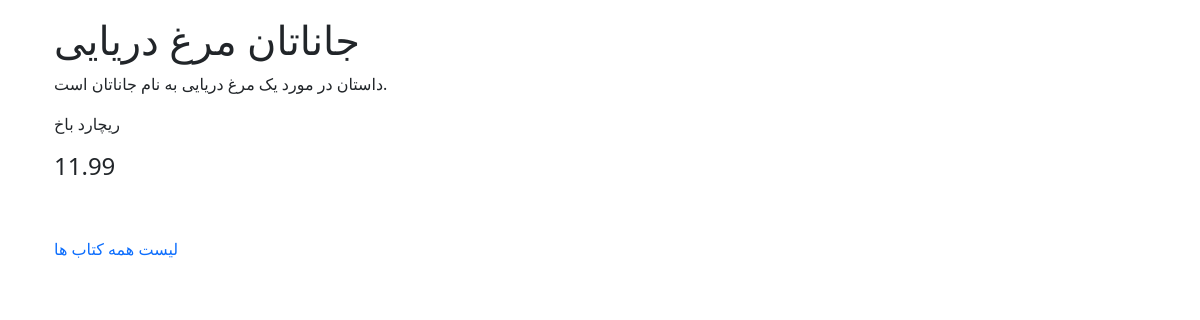
The page /books/2/ on the database its author committed.
### books/models.py (models this page shows, shortened)
class Book(models.Model):
	title = models.CharField(max_length=200)
	author = models.CharField(max_length=200)
	description = models.TextField()
	price = models.DecimalField(max_digits=5, decimal_places=2)

### books/views.py (the view)
# urls.py: path('<int:pk>/', views.BookDetailView.as_view(), name="book_detail"),
class BookDetailView(generic.DetailView):
	model = Book
	template_name = 'books/book_detail.html'

### templates/books/book_detail.html (shortened to what this page needs)
{% extends '_base.html' %}
{% block content %}
    <div class="container mt-3">
            <h1>{{ book.title }}</h1>
            <p>{{ book.description }}</p>
            <p>{{ book.author }}</p>
            <h4>{{ book.price }}</h4>
            <br><br>
        <a href="{% url 'book_list' %}">لیست همه کتاب ها</a>
    </div>
{% endblock content %}

### templates/_base.html (style rules this page uses)
a { text-decoration: none; }

### rows shown on the page
Book: title "جاناتان مرغ دریایی", description "داستان در مورد یک مرغ دریایی به نام جاناتان است.", author "ریچارد باخ", price "11.99"
